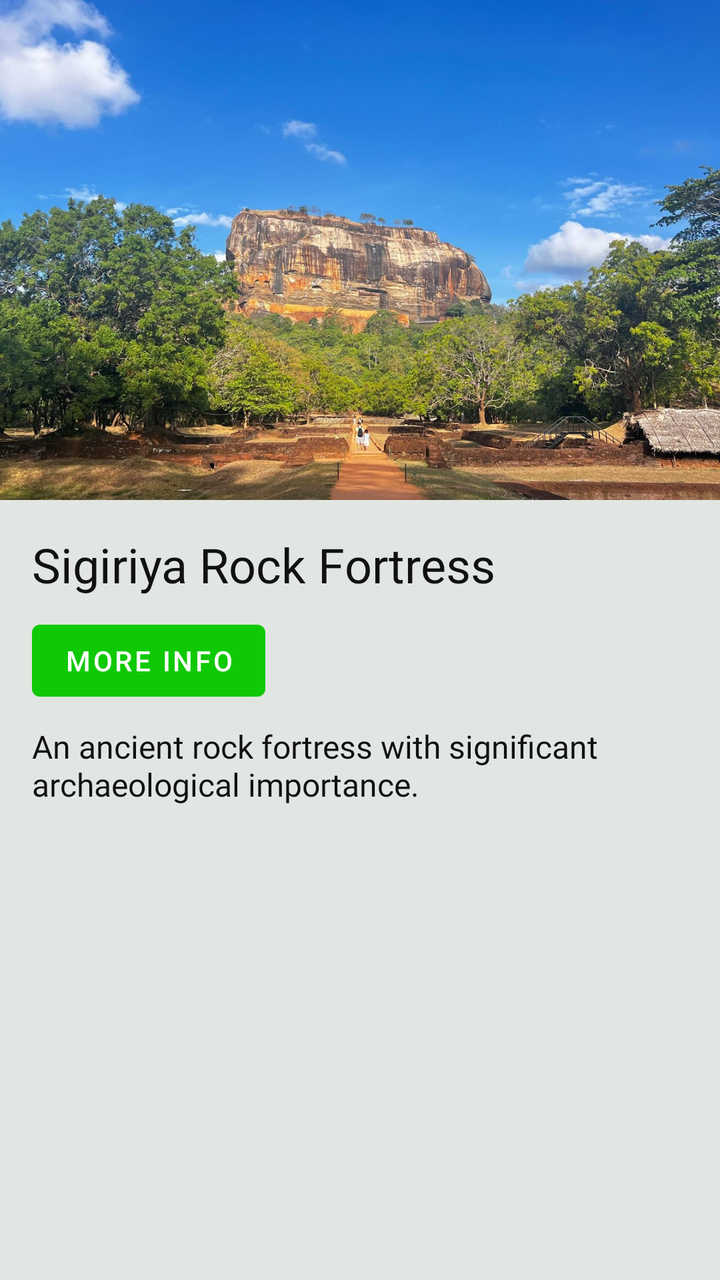
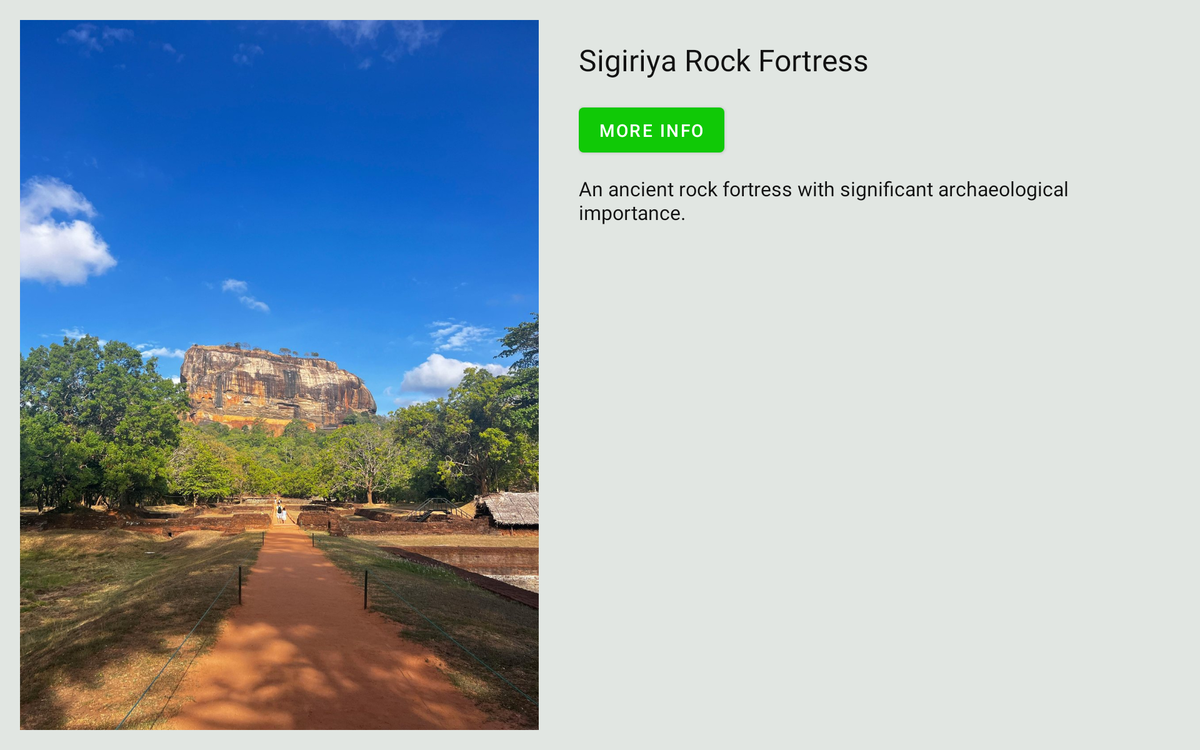

One screen, two layout resources from the same app: the default and the repository's alternative for another configuration. Each is rendered where Android would select it; the XML of both is given below.
<!-- AndroidManifest.xml: application theme Theme.CatalogApp -->
<!-- res/layout/fragment_detail.xml -->
<?xml version="1.0" encoding="utf-8"?>
<ScrollView xmlns:android="http://schemas.android.com/apk/res/android"
    xmlns:app="http://schemas.android.com/apk/res-auto"
    xmlns:tools="http://schemas.android.com/tools"
    android:layout_width="match_parent"
    android:layout_height="match_parent"
    android:fillViewport="true"
    android:background="?attr/colorSurface"
    android:paddingBottom="16dp"
    tools:context=".DetailFragment">

    <androidx.constraintlayout.widget.ConstraintLayout
        android:layout_width="match_parent"
        android:layout_height="wrap_content">

        <ImageView
            android:id="@+id/detail_image"
            android:layout_width="0dp"
            android:layout_height="250dp"
            android:scaleType="centerCrop"
            android:contentDescription="@string/item_image_description"
            app:layout_constraintEnd_toEndOf="parent"
            app:layout_constraintStart_toStartOf="parent"
            app:layout_constraintTop_toTopOf="parent"
            tools:src="@drawable/sigiriya" />

        <ImageButton
            android:id="@+id/close_button"
            android:layout_width="48dp"
            android:layout_height="48dp"
            android:layout_marginStart="2dp"
            android:layout_marginTop="4dp"
            android:background="?attr/selectableItemBackgroundBorderless"
            android:contentDescription="@string/close_details"
            android:src="@drawable/ic_close"
            app:tint="?attr/colorOnSurface"
            app:layout_constraintStart_toStartOf="parent"
            app:layout_constraintTop_toTopOf="parent" />

        <TextView
            android:id="@+id/detail_title"
            android:layout_width="0dp"
            android:layout_height="wrap_content"
            android:layout_marginHorizontal="16dp"
            android:layout_marginTop="16dp"
            android:textColor="?attr/colorOnSurface"
            android:fontFamily="@font/montserrat_bold"
            android:textSize="24sp"
            app:layout_constraintEnd_toStartOf="@+id/favourite_button"
            app:layout_constraintStart_toStartOf="parent"
            app:layout_constraintTop_toBottomOf="@id/detail_image"
            tools:text="Sigiriya Rock Fortress" />

        <ImageButton
            android:id="@+id/favourite_button"
            android:layout_width="48dp"
            android:layout_height="48dp"
            android:layout_marginEnd="16dp"
            android:background="?attr/selectableItemBackgroundBorderless"
            android:src="@drawable/ic_favorite_border"
            android:contentDescription="@string/mark_as_favourite"
            app:tint="?attr/colorPrimary"
            app:layout_constraintEnd_toEndOf="parent"
            app:layout_constraintTop_toTopOf="@id/detail_title" />

        <Button
            android:id="@+id/btn_more_info"
            android:layout_width="wrap_content"
            android:layout_height="wrap_content"
            android:layout_marginHorizontal="16dp"
            android:layout_marginTop="8dp"
            android:text="@string/more_info"
            app:layout_constraintTop_toBottomOf="@id/detail_title"
            app:layout_constraintStart_toStartOf="parent" />

        <TextView
            android:id="@+id/detail_description"
            android:layout_width="0dp"
            android:layout_height="wrap_content"
            android:layout_marginHorizontal="16dp"
            android:layout_marginTop="8dp"
            android:textColor="?attr/colorOnSurface"
            android:fontFamily="@font/lato_regular"
            android:textSize="16sp"
            app:layout_constraintEnd_toEndOf="parent"
            app:layout_constraintStart_toStartOf="parent"
            app:layout_constraintTop_toBottomOf="@id/btn_more_info"
            tools:text="An ancient rock fortress with significant archaeological importance." />

    </androidx.constraintlayout.widget.ConstraintLayout>
</ScrollView>
<!-- resources referenced by this layout -->
<resources>
  <!-- drawable sigiriya: jpg bitmap (drawable-nodpi, 362311 bytes) -->
  <string name="close_details">Close details</string>
  <string name="item_image_description">Image of the catalog item</string>
  <string name="mark_as_favourite">Toggle favourite</string>
  <string name="more_info">More info</string>
  <style name="Theme.CatalogApp" parent="Base.Theme.CatalogApp" />
  <style name="Base.Theme.CatalogApp" parent="Theme.MaterialComponents.DayNight.NoActionBar">
          <item name="colorPrimary">@color/colorPrimary</item>
          <item name="colorOnPrimary">@color/colorOnPrimary</item>
  
          <item name="colorSecondary">@color/colorSecondary</item>
          <item name="colorOnSecondary">@color/colorOnSecondary</item>
  
          <item name="colorSurface">@color/colorSurface</item>
          <item name="colorOnSurface">@color/colorOnSurface</item>
  
          <item name="colorError">@color/colorError</item>
          <item name="colorOnError">@color/colorOnError</item>
  
          <item name="colorAccent">@color/colorPrimary</item>
          <item name="colorControlActivated">@color/colorPrimary</item>
          <item name="colorControlHighlight">@color/colorPrimary</item>
  
          <item name="materialAlertDialogTheme">@style/ThemeOverlay.CatalogApp.MaterialAlertDialog</item>
  
          <item name="android:statusBarColor">@color/colorSurface</item>
          <item name="android:navigationBarColor">@color/colorSurface</item>
          <item name="android:windowBackground">@color/colorSurface</item>
      </style>
  <color name="colorPrimary">#10c906</color>
  <color name="colorOnPrimary">#FFFFFF</color>
  <color name="colorSecondary">#90CAF9</color>
  <color name="colorOnSecondary">#000000</color>
  <color name="colorSurface">#e1e6e2</color>
  <color name="colorOnSurface">#111111</color>
  <color name="colorError">#D32F2F</color>
  <color name="colorOnError">#FFFFFF</color>
  <style name="ThemeOverlay.CatalogApp.MaterialAlertDialog" parent="ThemeOverlay.MaterialComponents.MaterialAlertDialog">
          <item name="colorAccent">@color/colorPrimary</item>
          <item name="colorControlActivated">@color/colorPrimary</item>
      </style>
</resources>
<!-- res/layout-sw600dp-land/fragment_detail.xml (the repository's variant of the layout above) -->
<!-- drawn on a 7-inch tablet turned sideways -->
<?xml version="1.0" encoding="utf-8"?>
<androidx.constraintlayout.widget.ConstraintLayout xmlns:android="http://schemas.android.com/apk/res/android"
    xmlns:app="http://schemas.android.com/apk/res-auto"
    xmlns:tools="http://schemas.android.com/tools"
    android:layout_width="match_parent"
    android:layout_height="match_parent"
    android:padding="16dp"
    tools:context=".DetailFragment">

    <androidx.constraintlayout.widget.Guideline
        android:id="@+id/detail_split"
        android:layout_width="wrap_content"
        android:layout_height="wrap_content"
        android:orientation="vertical"
        app:layout_constraintGuide_percent="0.46" />

    <ImageView
        android:id="@+id/detail_image"
        android:layout_width="0dp"
        android:layout_height="0dp"
        android:layout_marginEnd="12dp"
        android:contentDescription="@string/item_image_description"
        android:scaleType="centerCrop"
        app:layout_constraintBottom_toBottomOf="parent"
        app:layout_constraintEnd_toStartOf="@id/detail_split"
        app:layout_constraintStart_toStartOf="parent"
        app:layout_constraintTop_toTopOf="parent"
        tools:src="@drawable/sigiriya" />

    <ImageButton
        android:id="@+id/close_button"
        android:layout_width="48dp"
        android:layout_height="48dp"
        android:background="?attr/selectableItemBackgroundBorderless"
        android:contentDescription="@string/close_details"
        android:src="@drawable/ic_close"
        app:tint="?attr/colorOnSurface"
        app:layout_constraintStart_toStartOf="@id/detail_image"
        app:layout_constraintTop_toTopOf="@id/detail_image" />

    <ScrollView
        android:layout_width="0dp"
        android:layout_height="0dp"
        android:fillViewport="true"
        android:layout_marginStart="12dp"
        app:layout_constraintBottom_toBottomOf="parent"
        app:layout_constraintEnd_toEndOf="parent"
        app:layout_constraintStart_toStartOf="@id/detail_split"
        app:layout_constraintTop_toTopOf="parent">

        <LinearLayout
            android:layout_width="match_parent"
            android:layout_height="wrap_content"
            android:orientation="vertical"
            android:padding="8dp">

            <LinearLayout
                android:layout_width="match_parent"
                android:layout_height="wrap_content"
                android:gravity="center_vertical"
                android:orientation="horizontal">

                <TextView
                    android:id="@+id/detail_title"
                    android:layout_width="0dp"
                    android:layout_height="wrap_content"
                    android:layout_weight="1"
                    android:fontFamily="@font/montserrat_bold"
                    android:textColor="?attr/colorOnSurface"
                    android:textSize="24sp"
                    tools:text="Sigiriya Rock Fortress" />

                <ImageButton
                    android:id="@+id/favourite_button"
                    android:layout_width="48dp"
                    android:layout_height="48dp"
                    android:background="?attr/selectableItemBackgroundBorderless"
                    android:contentDescription="@string/mark_as_favourite"
                    android:src="@drawable/ic_favorite_border"
                    app:tint="?attr/colorPrimary" />
            </LinearLayout>

            <Button
                android:id="@+id/btn_more_info"
                android:layout_width="wrap_content"
                android:layout_height="wrap_content"
                android:layout_marginTop="8dp"
                android:text="@string/more_info" />

            <TextView
                android:id="@+id/detail_description"
                android:layout_width="match_parent"
                android:layout_height="wrap_content"
                android:layout_marginTop="12dp"
                android:fontFamily="@font/lato_regular"
                android:textColor="?attr/colorOnSurface"
                android:textSize="16sp"
                tools:text="An ancient rock fortress with significant archaeological importance." />
        </LinearLayout>
    </ScrollView>
</androidx.constraintlayout.widget.ConstraintLayout>
